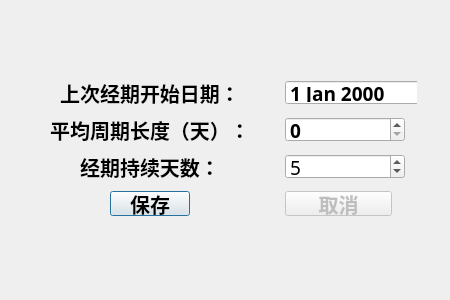
<?xml version="1.0" encoding="UTF-8"?>
<ui version="4.0">
 <class>SettingsDialog</class>
 <widget class="QDialog" name="SettingsDialog">
  <property name="geometry">
   <rect>
    <x>0</x>
    <y>0</y>
    <width>450</width>
    <height>300</height>
   </rect>
  </property>
  <property name="windowTitle">
   <string>Dialog</string>
  </property>
  <widget class="QWidget" name="formLayoutWidget">
   <property name="geometry">
    <rect>
     <x>30</x>
     <y>60</y>
     <width>387</width>
     <height>176</height>
    </rect>
   </property>
   <layout class="QFormLayout" name="formLayout">
    <property name="labelAlignment">
     <set>Qt::AlignmentFlag::AlignCenter</set>
    </property>
    <property name="formAlignment">
     <set>Qt::AlignmentFlag::AlignCenter</set>
    </property>
    <property name="horizontalSpacing">
     <number>35</number>
    </property>
    <property name="verticalSpacing">
     <number>12</number>
    </property>
    <property name="leftMargin">
     <number>20</number>
    </property>
    <property name="topMargin">
     <number>20</number>
    </property>
    <property name="rightMargin">
     <number>25</number>
    </property>
    <property name="bottomMargin">
     <number>20</number>
    </property>
    <item row="0" column="0">
     <widget class="QLabel" name="PeriodBeginn">
      <property name="minimumSize">
       <size>
        <width>125</width>
        <height>25</height>
       </size>
      </property>
      <property name="font">
       <font>
        <family>字体圈欣意冠黑体</family>
        <pointsize>15</pointsize>
        <bold>true</bold>
       </font>
      </property>
      <property name="text">
       <string>上次经期开始日期：</string>
      </property>
      <property name="alignment">
       <set>Qt::AlignmentFlag::AlignCenter</set>
      </property>
     </widget>
    </item>
    <item row="0" column="1">
     <widget class="QDateEdit" name="dateEditLastPeriod">
      <property name="minimumSize">
       <size>
        <width>175</width>
        <height>25</height>
       </size>
      </property>
      <property name="font">
       <font>
        <family>字体圈欣意冠黑体</family>
        <pointsize>14</pointsize>
        <bold>true</bold>
       </font>
      </property>
     </widget>
    </item>
    <item row="1" column="1">
     <widget class="QSpinBox" name="spinCycleLength">
      <property name="minimumSize">
       <size>
        <width>120</width>
        <height>25</height>
       </size>
      </property>
      <property name="font">
       <font>
        <family>字体圈欣意冠黑体</family>
        <pointsize>14</pointsize>
        <bold>true</bold>
       </font>
      </property>
     </widget>
    </item>
    <item row="2" column="0">
     <widget class="QLabel" name="PeriodLastTime">
      <property name="minimumSize">
       <size>
        <width>100</width>
        <height>25</height>
       </size>
      </property>
      <property name="font">
       <font>
        <family>字体圈欣意冠黑体</family>
        <pointsize>15</pointsize>
        <bold>true</bold>
       </font>
      </property>
      <property name="text">
       <string>经期持续天数：</string>
      </property>
      <property name="alignment">
       <set>Qt::AlignmentFlag::AlignCenter</set>
      </property>
     </widget>
    </item>
    <item row="2" column="1">
     <widget class="QSpinBox" name="spinPeriodLength">
      <property name="minimumSize">
       <size>
        <width>120</width>
        <height>25</height>
       </size>
      </property>
      <property name="font">
       <font>
        <family>字体圈欣意冠黑体</family>
        <pointsize>14</pointsize>
        <fontweight>Black</fontweight>
       </font>
      </property>
      <property name="maximum">
       <number>99</number>
      </property>
      <property name="value">
       <number>5</number>
      </property>
     </widget>
    </item>
    <item row="3" column="0">
     <widget class="QPushButton" name="btnSave">
      <property name="font">
       <font>
        <family>字体圈欣意冠黑体</family>
        <pointsize>15</pointsize>
        <bold>true</bold>
       </font>
      </property>
      <property name="text">
       <string>保存</string>
      </property>
     </widget>
    </item>
    <item row="1" column="0">
     <widget class="QLabel" name="PeriodAvaCycle">
      <property name="minimumSize">
       <size>
        <width>120</width>
        <height>25</height>
       </size>
      </property>
      <property name="font">
       <font>
        <family>字体圈欣意冠黑体</family>
        <pointsize>15</pointsize>
        <bold>true</bold>
       </font>
      </property>
      <property name="text">
       <string>平均周期长度（天）：</string>
      </property>
      <property name="alignment">
       <set>Qt::AlignmentFlag::AlignCenter</set>
      </property>
     </widget>
    </item>
    <item row="3" column="1">
     <widget class="QPushButton" name="btnCancel">
      <property name="enabled">
       <bool>false</bool>
      </property>
      <property name="minimumSize">
       <size>
        <width>80</width>
        <height>25</height>
       </size>
      </property>
      <property name="font">
       <font>
        <family>字体圈欣意冠黑体</family>
        <pointsize>15</pointsize>
        <bold>true</bold>
       </font>
      </property>
      <property name="text">
       <string>取消</string>
      </property>
     </widget>
    </item>
   </layout>
  </widget>
 </widget>
 <resources/>
 <connections/>
</ui>
